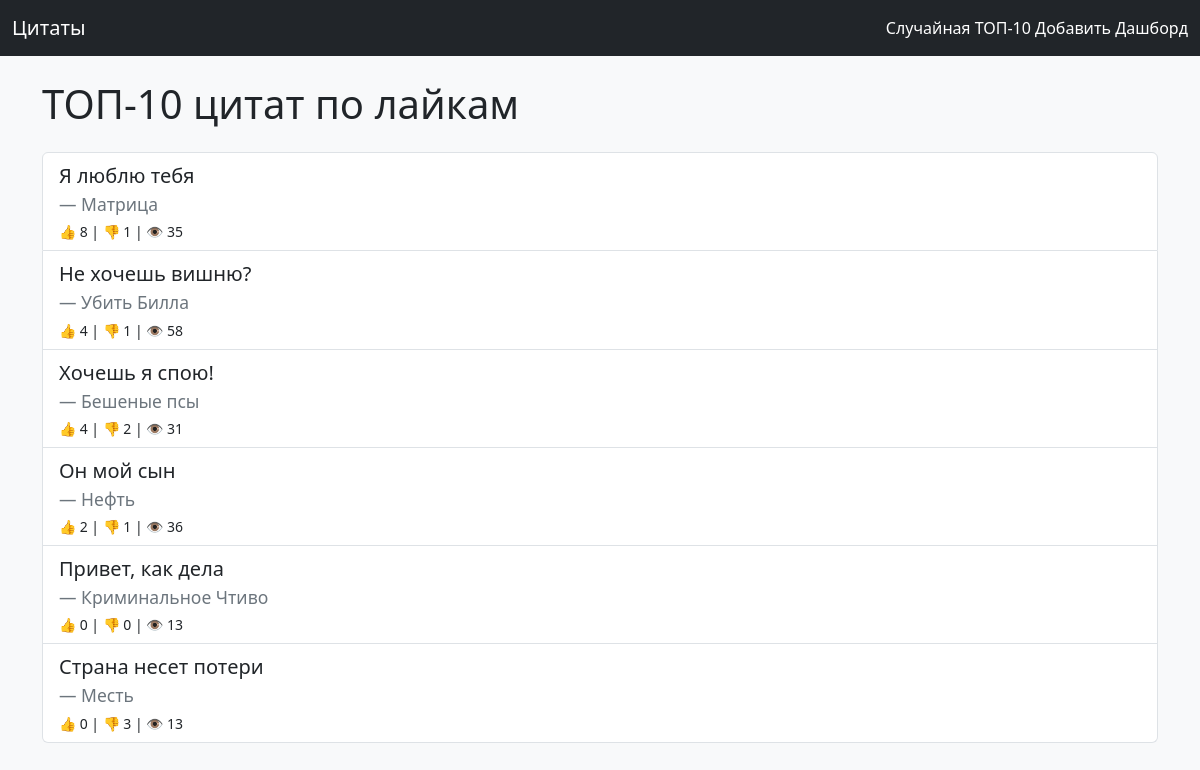
The app's page /top/, older data.
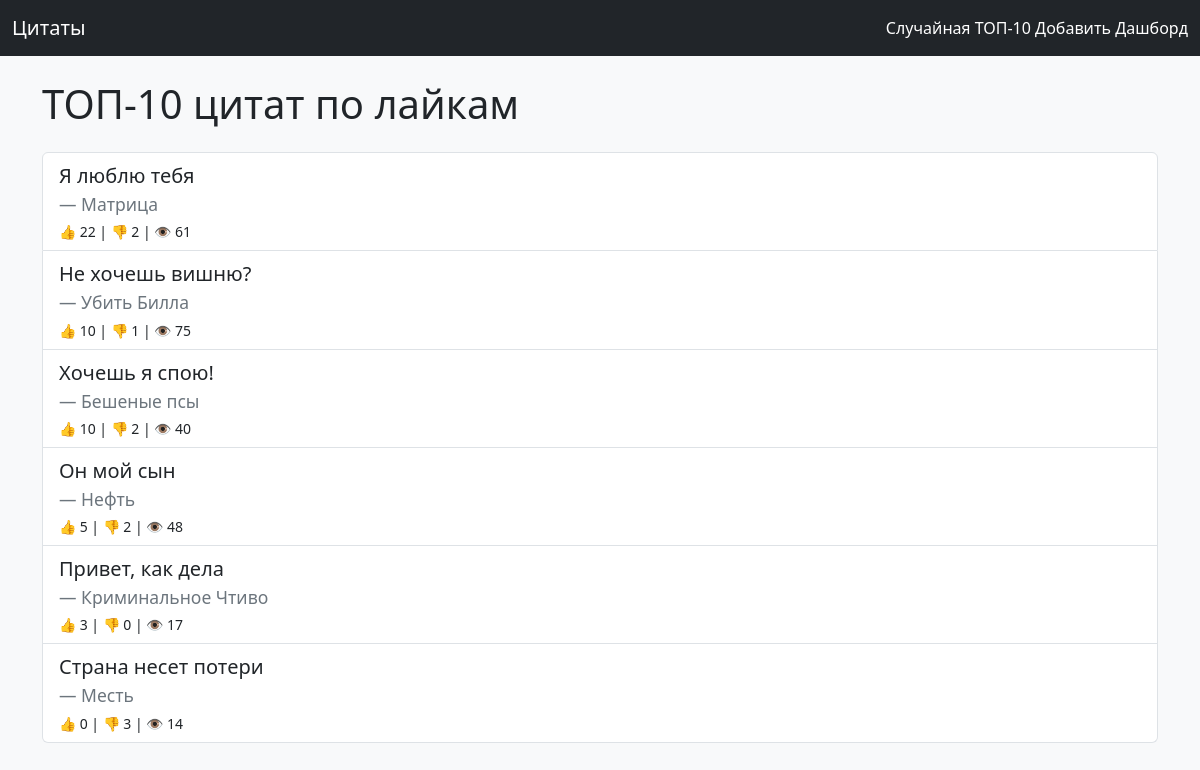
The same page, newer data.
### quotes/models.py (models this page shows, shortened)
class Quote(models.Model):
    text = models.TextField(unique=True)
    source = models.CharField(max_length=255)
    weight = models.PositiveIntegerField(default=1)
    views = models.PositiveIntegerField(default=0)
    likes = models.IntegerField(default=0)
    dislikes = models.IntegerField(default=0)
    created_at = models.DateTimeField(auto_now_add=True)
    class Meta:
        ordering = ["-created_at"]

### quotes/views.py (the view)
# urls.py: path("top/", views.top_quotes, name="top_quotes"),
def top_quotes(request):
    quotes = Quote.objects.order_by("-likes", "-views")[:10]
    return render(request, "quotes/top_quotes.html", {"quotes": quotes})

### quotes/templates/quotes/top_quotes.html (shortened to what this page needs)
{% extends "quotes/base.html" %}
{% block content %}
  <h1 class="mb-4">ТОП-10 цитат по лайкам</h1>
  <div class="list-group">
    {% for q in quotes %}
      <div class="list-group-item">
        <blockquote class="blockquote mb-1">
          <p>{{ q.text }}</p>
          <footer class="blockquote-footer">{{ q.source }}</footer>
        </blockquote>
        <small>👍 {{ q.likes }} | 👎 {{ q.dislikes }} | 👁 {{ q.views }}</small>
      </div>
    {% empty %}
      <div class="alert alert-warning">Нет цитат.</div>
    {% endfor %}
  </div>
{% endblock %}

### quotes/templates/quotes/base.html (shortened to what this page needs)
{% load static %}
<!DOCTYPE html>
<html lang="ru">
<head>
  <link href="https://cdn.jsdelivr.net/npm/bootstrap@5.3.3/dist/css/bootstrap.min.css" rel="stylesheet">
</head>
<body class="bg-light">
<nav class="navbar navbar-expand-lg navbar-dark bg-dark mb-4">
  <div class="container-fluid">
    <a class="navbar-brand" href="{% url 'random_quote' %}">Цитаты</a>
    <div>
      <a class="nav-link d-inline text-white" href="{% url 'random_quote' %}">Случайная</a>
      <a class="nav-link d-inline text-white" href="{% url 'top_quotes' %}">ТОП-10</a>
      <a class="nav-link d-inline text-white" href="{% url 'add_quote' %}">Добавить</a>
      <a class="nav-link d-inline text-white" href="{% url 'dashboard' %}">Дашборд</a>
    </div>
  </div>
</nav>
<div class="container">
  {% block content %}{% endblock %}
</div>
</body>
</html>

Row changes from the older to the newer data that the page shows:
changed Quote "Я люблю тебя": likes "8" → "22"; dislikes "1" → "2"; views "35" → "61"
changed Quote "Не хочешь вишню?": likes "4" → "10"; views "58" → "75"
changed Quote "Хочешь я спою!": likes "4" → "10"; views "31" → "40"
changed Quote "Он мой сын": likes "2" → "5"; dislikes "1" → "2"; views "36" → "48"
changed Quote "Привет, как дела": likes "0" → "3"; views "13" → "17"
changed Quote "Страна несет потери": views "13" → "14"
